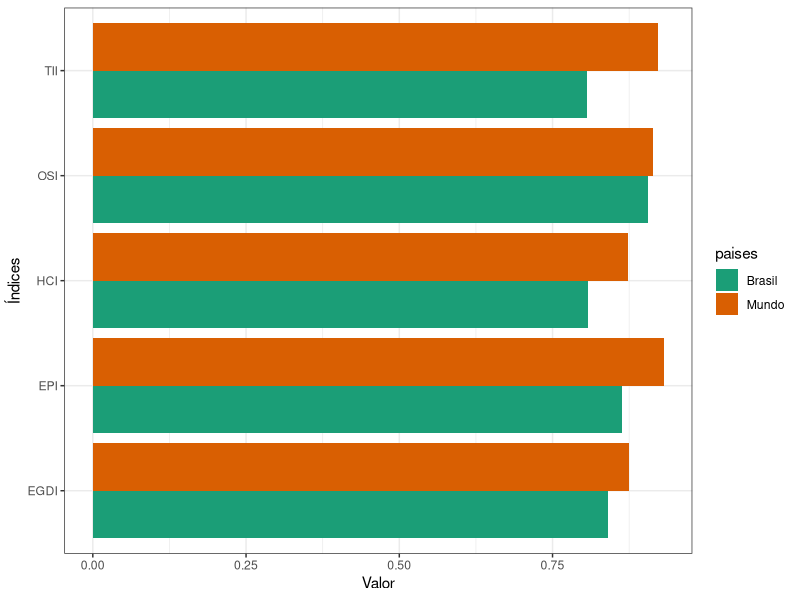

The R script that drew this image:
library(tidyverse)
library(tidyr)
library(e1071)

egdi <- read.csv('EGOV_DATA_2024.csv') %>%
    arrange(Country.Name) %>%
    select(
            Country.Name,
            E.Government.Index,
            E.Participation.Index, 
            Online.Service.Index, 
            Human.Capital.Index, 
            Telecommunication.Infrastructure.Index
        )

egdi_brasil <- egdi %>% 
    filter(Country.Name == 'Brazil')

egdi_mundo <- egdi %>% 
    filter(Country.Name != 'Brazil')

print(skewness(egdi_mundo$E.Government.Index))

df = data.frame(
    paises = c(
        'Mundo', 
        'Brasil'),
    egdi = c(
        median(egdi_mundo$E.Government.Index),
        egdi_brasil$E.Government.Index
    ),
    epart = c(
        median(egdi_mundo$E.Participation.Index),
        egdi_brasil$E.Participation.Index
    ),
    osi = c(
        median(egdi_mundo$Online.Service.Index),
        egdi_brasil$Online.Service.Index
    ),
    hci = c(
        median(egdi_mundo$Human.Capital.Index),
        egdi_brasil$Human.Capital.Index
    ),
    tci = c(
        median(egdi_mundo$Telecommunication.Infrastructure.Index),
        egdi_brasil$Telecommunication.Infrastructure.Index
    )
)

df_long <- df %>%
  pivot_longer(cols = -paises,
               names_to = "indicador",
               values_to = "valor")

ggplot(df_long, aes(indicador, valor, fill = paises)) +
    geom_col(position = "dodge") +
    scale_x_discrete(labels = c('EGDI', 'EPI', 'HCI', 'OSI', 'TII')) +
    coord_cartesian(ylim = c(0, 1)) +
    labs(
        x = 'Índices',
        y = 'Valor'
    ) +
    theme_bw() +
    coord_flip() +
    scale_fill_brewer(palette = 'Dark2')
